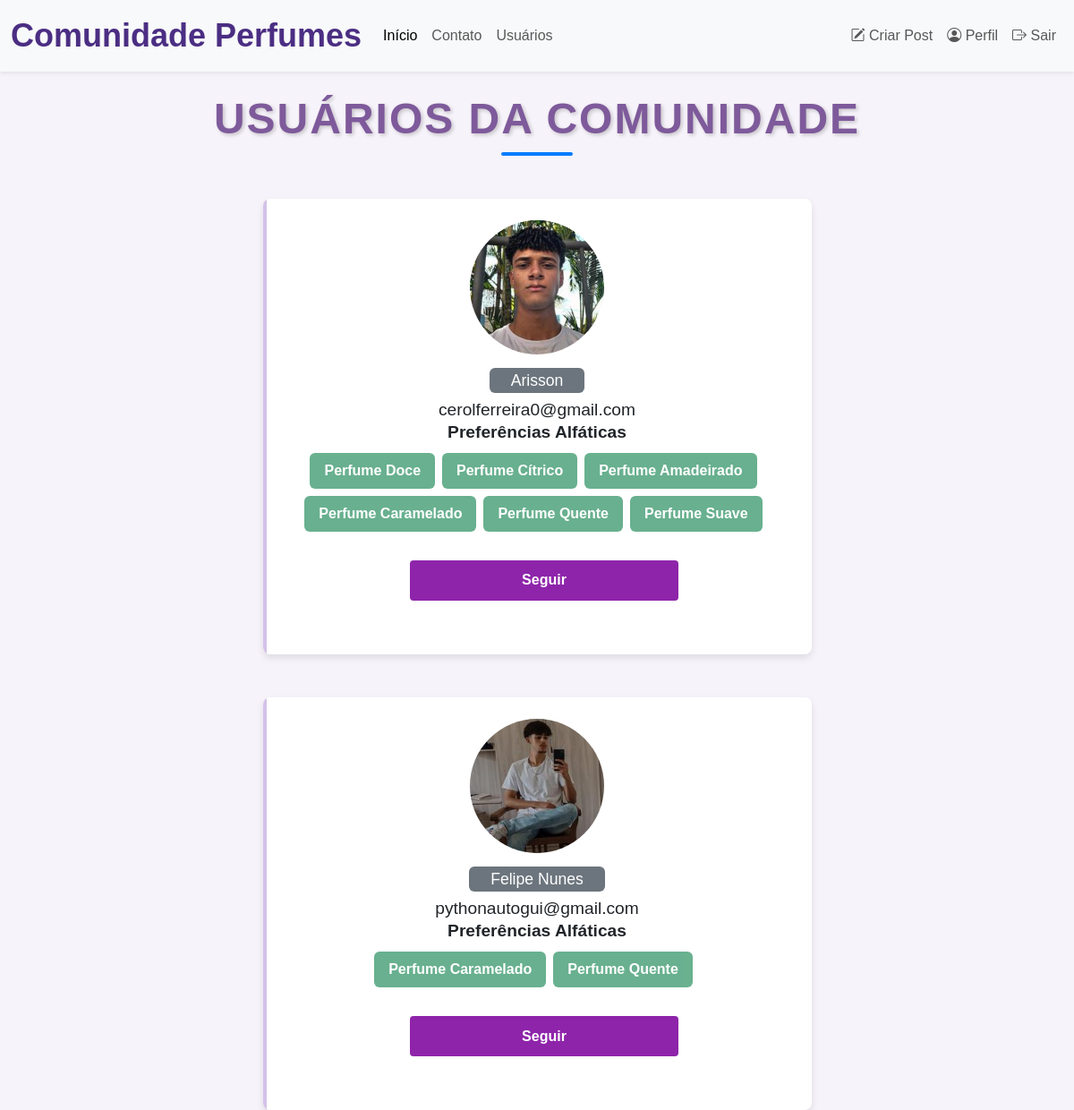
The app's page /usuarios (signed in) with its own data.
### comunidadeperfum/models.py (models this page shows)
class Usuario(database.Model, UserMixin):
    id = database.Column(database.Integer, primary_key=True)
    username = database.Column(database.String, nullable=False)
    email = database.Column(database.String, nullable=False, unique=True)
    senha = database.Column(database.String, nullable=False)
    foto_perfil = database.Column(database.String, default='default.png', nullable=False)
    perfil_bio = database.Column(database.String, default='Escreva sua bio...', nullable=False)
    posts = database.relationship('Post', backref='autor', lazy=True)
    perfumes = database.Column(database.String, nullable=False, default='Não Informado.')

### comunidadeperfum/routes.py (the view)
@app.route('/usuarios')
@login_required
def usuarios():
    lista_usuarios = Usuario.query.all()
    return render_template('usuarios.html', lista_usuarios=lista_usuarios)

### comunidadeperfum/models.py (called while the page is built)
@login_manager.user_loader
def load_usuario(id_usuario):
    return Usuario.query.get(int(id_usuario))

### comunidadeperfum/templates/usuarios.html (shortened to what this page needs)
{% extends 'base.html' %}
{% block body %}
<div class="container">
    <h1 class="title">Usuários da Comunidade</h1>
    {% for usuario in lista_usuarios %}
        <div class="container mt-5">
            <div class="row d-flex justify-content-center">
                <div class="col-md-7">
                    <div class="card p-3 py-4">
                        <div class="text-center">
                            <img src="{{ url_for('static', filename='images/' + (usuario.foto_perfil or 'default.jpg')) }}" width="100" class="rounded-circle">
                        </div>
                        <div class="text-center mt-3">
                            <span class="bg-secondary p-1 px-4 rounded text-white">{{ usuario.username }}</span>
                            <h5 class="mt-2 mb-0">{{ usuario.email }}</h5>
                            <div class="row justify-content-center">
                                <div class="col col-12" style="text-align: center">
                                    <strong>Preferências Alfáticas</strong><br>
                                    <div class="d-flex flex-wrap justify-content-center">
                                        {% for perfume in usuario.perfumes.split(';') %}
                                            <button type="button" class="btn btn-success mt-2 me-2" disabled>{{ perfume }}</button>
                                        {% endfor %}
                                    </div>
                                    <button class="btn btn-primary-rede px-4 ms-3" type="submit">Seguir</button>
                                </div>
                            </div>
                            <ul class="social-list">
                                <li></li>
                                <li></li>
                            </ul>
                        </div>
                    </div>
                </div>
            </div>
        </div>
    {% endfor %}
</div>
{% endblock %}

### comunidadeperfum/static/style.css (style rules this page uses)
:root { --color-primary: #7e5a9b; --color-secondary: #d4c2e8; --color-accent: #5b3a6b; --color-background: #f7f3fa; --color-text-dark: #333; --color-text-light: #fff; }
body { background: var(--color-background); font-family: Arial, sans-serif; }
.container h1 { color: var(--color-primary); font-size: 48px; }
.btn-primary, .btn-success { font-weight: bold; border: none; background-color: var(--color-primary); color: var(--color-text-light); transition: background-color 0.3s ease; }
.card { border: none; position: relative; overflow: hidden; border-radius: 8px; cursor: pointer; box-shadow: 0 4px 8px rgba(0, 0, 0, 0.1); }
.card:before { content: ""; position: absolute; left: 0; top: 0; width: 4px; height: 100%; background-color: var(--color-secondary); transform: scaleY(1); transition: all 0.5s; transform-origin: bottom; }
.card:after { content: ""; position: absolute; left: 0; top: 0; width: 4px; height: 100%; background-color: var(--color-accent); transform: scaleY(0); transition: all 0.5s; transform-origin: bottom; }
.social-list { display: flex; list-style: none; justify-content: center; padding: 0; }
.social-list li { padding: 10px; color: var(--color-primary); font-size: 19px; }
button[type="submit"] { width: 100%; max-width: 300px; height: 45px; background-color: #8E24AA; color: #fff; border: none; border-radius: 4px; cursor: pointer; font-weight: bold; transition: background-color 0.3s ease; }
.btn-primary-rede { width: 100%; max-width: 300px; margin-top: 2em; height: 45px; background-color: #8E24AA; color: #fff; border: none; border-radius: 4px; cursor: pointer; font-weight: bold; transition: background-color 0.3s ease; }
.container.mt-5 { transform: scale(1); transform-origin: top center; }
.card { padding: 30px; font-size: 1.1rem; }
.card img { width: 150px; height: 150px; }
.card h5, .card strong, .card p { font-size: 1.2rem; }
.card .btn { padding: 10px 10px; font-size: 1rem; }
.card .btn-success { font-size: 1.rem; padding: 8px 16px; }

### comunidadeperfum/templates/usuarios.html (style rules this page uses)
.title { font-size: 1.2rem; font-weight: bold; color: #333; text-align: center; margin-bottom: 1.5rem; text-transform: uppercase; letter-spacing: 2px; text-shadow: 2px 2px 4px rgba(0, 0, 0, 0.2); position: relative; }
.title::after { content: ''; display: block; width: 80px; height: 4px; background-color: #007bff; margin: 8px auto 0; border-radius: 4px; }

### records on screen
Usuario: foto_perfil (picture), username "Arisson", email "cerolferreira0@gmail.com", perfume "Perfume Doce" "Perfume Cítrico" "Perfume Amadeirado" "Perfume Caramelado" "Perfume Quente" "Perfume Suave"
Usuario: foto_perfil (picture), username "Felipe Nunes", email "pythonautogui@gmail.com", perfume "Perfume Caramelado" "Perfume Quente"
